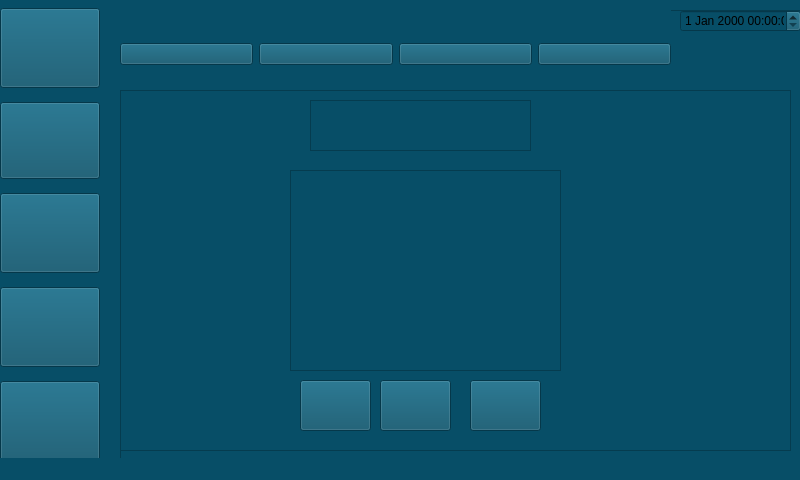
<?xml version="1.0" encoding="UTF-8"?>
<ui version="4.0">
 <class>MainWindow</class>
 <widget class="QMainWindow" name="MainWindow">
  <property name="geometry">
   <rect>
    <x>0</x>
    <y>0</y>
    <width>800</width>
    <height>480</height>
   </rect>
  </property>
  <property name="minimumSize">
   <size>
    <width>800</width>
    <height>480</height>
   </size>
  </property>
  <property name="maximumSize">
   <size>
    <width>800</width>
    <height>480</height>
   </size>
  </property>
  <property name="windowTitle">
   <string>MainWindow</string>
  </property>
  <property name="styleSheet">
   <string notr="true">background-color: rgb(7, 78, 103)</string>
  </property>
  <property name="iconSize">
   <size>
    <width>24</width>
    <height>24</height>
   </size>
  </property>
  <property name="documentMode">
   <bool>false</bool>
  </property>
  <widget class="QWidget" name="centralwidget">
   <widget class="QWidget" name="verticalLayoutWidget">
    <property name="geometry">
     <rect>
      <x>0</x>
      <y>0</y>
      <width>114</width>
      <height>473</height>
     </rect>
    </property>
    <layout class="QVBoxLayout" name="verticalLayout">
     <item>
      <widget class="QPushButton" name="pushButton">
       <property name="minimumSize">
        <size>
         <width>100</width>
         <height>80</height>
        </size>
       </property>
       <property name="maximumSize">
        <size>
         <width>100</width>
         <height>80</height>
        </size>
       </property>
       <property name="sizeIncrement">
        <size>
         <width>0</width>
         <height>0</height>
        </size>
       </property>
       <property name="text">
        <string/>
       </property>
       <property name="icon">
        <iconset>
         <normaloff>../../Desktop/projet ecran voiture/icon/gps2.png</normaloff>../../Desktop/projet ecran voiture/icon/gps2.png</iconset>
       </property>
       <property name="iconSize">
        <size>
         <width>100</width>
         <height>83</height>
        </size>
       </property>
      </widget>
     </item>
     <item>
      <widget class="QPushButton" name="pushButton_3">
       <property name="minimumSize">
        <size>
         <width>100</width>
         <height>77</height>
        </size>
       </property>
       <property name="maximumSize">
        <size>
         <width>100</width>
         <height>77</height>
        </size>
       </property>
       <property name="font">
        <font>
         <family>Nirmala UI</family>
        </font>
       </property>
       <property name="text">
        <string/>
       </property>
       <property name="icon">
        <iconset>
         <normaloff>../../Desktop/projet ecran voiture/icon/musique2.png</normaloff>../../Desktop/projet ecran voiture/icon/musique2.png</iconset>
       </property>
       <property name="iconSize">
        <size>
         <width>97</width>
         <height>65</height>
        </size>
       </property>
       <property name="checkable">
        <bool>false</bool>
       </property>
       <property name="autoDefault">
        <bool>false</bool>
       </property>
      </widget>
     </item>
     <item>
      <widget class="QPushButton" name="pushButton_2">
       <property name="minimumSize">
        <size>
         <width>100</width>
         <height>74</height>
        </size>
       </property>
       <property name="maximumSize">
        <size>
         <width>100</width>
         <height>80</height>
        </size>
       </property>
       <property name="text">
        <string/>
       </property>
       <property name="icon">
        <iconset>
         <normaloff>../../Desktop/projet ecran voiture/icon/telephoone.png</normaloff>../../Desktop/projet ecran voiture/icon/telephoone.png</iconset>
       </property>
       <property name="iconSize">
        <size>
         <width>100</width>
         <height>70</height>
        </size>
       </property>
      </widget>
     </item>
     <item>
      <widget class="QPushButton" name="pushButton_5">
       <property name="minimumSize">
        <size>
         <width>100</width>
         <height>80</height>
        </size>
       </property>
       <property name="maximumSize">
        <size>
         <width>100</width>
         <height>80</height>
        </size>
       </property>
       <property name="text">
        <string/>
       </property>
       <property name="icon">
        <iconset>
         <normaloff>../../Desktop/projet ecran voiture/icon/voiture.png</normaloff>../../Desktop/projet ecran voiture/icon/voiture.png</iconset>
       </property>
       <property name="iconSize">
        <size>
         <width>100</width>
         <height>80</height>
        </size>
       </property>
      </widget>
     </item>
     <item>
      <widget class="QPushButton" name="pushButton_4">
       <property name="minimumSize">
        <size>
         <width>100</width>
         <height>80</height>
        </size>
       </property>
       <property name="maximumSize">
        <size>
         <width>100</width>
         <height>80</height>
        </size>
       </property>
       <property name="text">
        <string/>
       </property>
       <property name="icon">
        <iconset>
         <normaloff>../../Desktop/projet ecran voiture/icon/parameter-icon-25.jpg</normaloff>../../Desktop/projet ecran voiture/icon/parameter-icon-25.jpg</iconset>
       </property>
       <property name="iconSize">
        <size>
         <width>100</width>
         <height>80</height>
        </size>
       </property>
      </widget>
     </item>
    </layout>
   </widget>
   <widget class="QFrame" name="GPS">
    <property name="geometry">
     <rect>
      <x>120</x>
      <y>10</y>
      <width>681</width>
      <height>441</height>
     </rect>
    </property>
    <property name="frameShape">
     <enum>QFrame::StyledPanel</enum>
    </property>
    <property name="frameShadow">
     <enum>QFrame::Raised</enum>
    </property>
    <widget class="QDateEdit" name="dateEdit">
     <property name="geometry">
      <rect>
       <x>570</x>
       <y>10</y>
       <width>110</width>
       <height>22</height>
      </rect>
     </property>
    </widget>
    <widget class="QLineEdit" name="lineEdit">
     <property name="geometry">
      <rect>
       <x>30</x>
       <y>10</y>
       <width>471</width>
       <height>41</height>
      </rect>
     </property>
    </widget>
    <widget class="QPushButton" name="pushButton_6">
     <property name="geometry">
      <rect>
       <x>510</x>
       <y>10</y>
       <width>51</width>
       <height>41</height>
      </rect>
     </property>
     <property name="text">
      <string/>
     </property>
     <property name="icon">
      <iconset>
       <normaloff>../../Desktop/projet ecran voiture/icon/cherhcher.png</normaloff>../../Desktop/projet ecran voiture/icon/cherhcher.png</iconset>
     </property>
     <property name="iconSize">
      <size>
       <width>50</width>
       <height>35</height>
      </size>
     </property>
    </widget>
   </widget>
   <widget class="QFrame" name="telephone">
    <property name="geometry">
     <rect>
      <x>120</x>
      <y>10</y>
      <width>681</width>
      <height>441</height>
     </rect>
    </property>
    <property name="frameShape">
     <enum>QFrame::StyledPanel</enum>
    </property>
    <property name="frameShadow">
     <enum>QFrame::Raised</enum>
    </property>
    <widget class="QPushButton" name="pushButton_8">
     <property name="geometry">
      <rect>
       <x>80</x>
       <y>110</y>
       <width>161</width>
       <height>61</height>
      </rect>
     </property>
     <property name="text">
      <string>telephone</string>
     </property>
     <property name="autoExclusive">
      <bool>false</bool>
     </property>
     <property name="autoRepeatDelay">
      <number>307</number>
     </property>
    </widget>
   </widget>
   <widget class="QFrame" name="musique">
    <property name="geometry">
     <rect>
      <x>120</x>
      <y>10</y>
      <width>681</width>
      <height>451</height>
     </rect>
    </property>
    <property name="frameShape">
     <enum>QFrame::StyledPanel</enum>
    </property>
    <property name="frameShadow">
     <enum>QFrame::Raised</enum>
    </property>
    <widget class="QDateTimeEdit" name="dateTimeEdit">
     <property name="geometry">
      <rect>
       <x>560</x>
       <y>0</y>
       <width>121</width>
       <height>22</height>
      </rect>
     </property>
    </widget>
    <widget class="QFrame" name="ble_frame">
     <property name="geometry">
      <rect>
       <x>0</x>
       <y>80</y>
       <width>671</width>
       <height>361</height>
      </rect>
     </property>
     <property name="frameShape">
      <enum>QFrame::StyledPanel</enum>
     </property>
     <property name="frameShadow">
      <enum>QFrame::Raised</enum>
     </property>
     <widget class="QPushButton" name="pushButton_10">
      <property name="geometry">
       <rect>
        <x>180</x>
        <y>290</y>
        <width>71</width>
        <height>51</height>
       </rect>
      </property>
      <property name="text">
       <string/>
      </property>
      <property name="icon">
       <iconset>
        <normaloff>../../Desktop/projet ecran voiture/icon/images.png</normaloff>../../Desktop/projet ecran voiture/icon/images.png</iconset>
      </property>
      <property name="iconSize">
       <size>
        <width>40</width>
        <height>60</height>
       </size>
      </property>
     </widget>
     <widget class="QPushButton" name="pushButton_12">
      <property name="geometry">
       <rect>
        <x>260</x>
        <y>290</y>
        <width>71</width>
        <height>51</height>
       </rect>
      </property>
      <property name="text">
       <string/>
      </property>
      <property name="icon">
       <iconset>
        <normaloff>../../Desktop/projet ecran voiture/icon/téléchargement.png</normaloff>../../Desktop/projet ecran voiture/icon/téléchargement.png</iconset>
      </property>
      <property name="iconSize">
       <size>
        <width>40</width>
        <height>60</height>
       </size>
      </property>
     </widget>
     <widget class="QPushButton" name="pushButton_11">
      <property name="geometry">
       <rect>
        <x>350</x>
        <y>290</y>
        <width>71</width>
        <height>51</height>
       </rect>
      </property>
      <property name="baseSize">
       <size>
        <width>0</width>
        <height>2</height>
       </size>
      </property>
      <property name="text">
       <string/>
      </property>
      <property name="icon">
       <iconset>
        <normaloff>../../Desktop/projet ecran voiture/icon/images1.png</normaloff>../../Desktop/projet ecran voiture/icon/images1.png</iconset>
      </property>
      <property name="iconSize">
       <size>
        <width>40</width>
        <height>60</height>
       </size>
      </property>
      <property name="autoRepeatDelay">
       <number>301</number>
      </property>
     </widget>
     <widget class="QFrame" name="logo_album">
      <property name="geometry">
       <rect>
        <x>170</x>
        <y>80</y>
        <width>271</width>
        <height>201</height>
       </rect>
      </property>
      <property name="frameShape">
       <enum>QFrame::StyledPanel</enum>
      </property>
      <property name="frameShadow">
       <enum>QFrame::Raised</enum>
      </property>
     </widget>
     <widget class="QTextBrowser" name="textBrowser">
      <property name="geometry">
       <rect>
        <x>190</x>
        <y>10</y>
        <width>221</width>
        <height>51</height>
       </rect>
      </property>
     </widget>
    </widget>
    <widget class="QWidget" name="horizontalLayoutWidget">
     <property name="geometry">
      <rect>
       <x>0</x>
       <y>0</y>
       <width>551</width>
       <height>88</height>
      </rect>
     </property>
     <layout class="QHBoxLayout" name="horizontalLayout">
      <item>
       <widget class="QPushButton" name="ble_bouton">
        <property name="baseSize">
         <size>
          <width>90</width>
          <height>60</height>
         </size>
        </property>
        <property name="text">
         <string/>
        </property>
        <property name="icon">
         <iconset>
          <normalon>../../Desktop/projet ecran voiture/icon/png-clipart-bluetooth-icon-bluetooth-logo.png</normalon>
         </iconset>
        </property>
        <property name="iconSize">
         <size>
          <width>90</width>
          <height>60</height>
         </size>
        </property>
        <property name="autoRepeatDelay">
         <number>300</number>
        </property>
       </widget>
      </item>
      <item>
       <widget class="QPushButton" name="radio_bouton">
        <property name="baseSize">
         <size>
          <width>100</width>
          <height>60</height>
         </size>
        </property>
        <property name="text">
         <string/>
        </property>
        <property name="icon">
         <iconset>
          <normaloff>../../Desktop/projet ecran voiture/icon/radio.png</normaloff>../../Desktop/projet ecran voiture/icon/radio.png</iconset>
        </property>
        <property name="iconSize">
         <size>
          <width>90</width>
          <height>60</height>
         </size>
        </property>
       </widget>
      </item>
      <item>
       <widget class="QPushButton" name="pushButton_13">
        <property name="baseSize">
         <size>
          <width>100</width>
          <height>60</height>
         </size>
        </property>
        <property name="layoutDirection">
         <enum>Qt::LeftToRight</enum>
        </property>
        <property name="text">
         <string/>
        </property>
        <property name="icon">
         <iconset>
          <normaloff>../../Desktop/projet ecran voiture/icon/auxpng.png</normaloff>../../Desktop/projet ecran voiture/icon/auxpng.png</iconset>
        </property>
        <property name="iconSize">
         <size>
          <width>90</width>
          <height>60</height>
         </size>
        </property>
       </widget>
      </item>
      <item>
       <widget class="QPushButton" name="pushButton_9">
        <property name="text">
         <string/>
        </property>
        <property name="icon">
         <iconset>
          <normaloff>../../Desktop/projet ecran voiture/icon/parametre_audio.png</normaloff>../../Desktop/projet ecran voiture/icon/parametre_audio.png</iconset>
        </property>
        <property name="iconSize">
         <size>
          <width>90</width>
          <height>60</height>
         </size>
        </property>
       </widget>
      </item>
     </layout>
    </widget>
    <widget class="QFrame" name="radio_frame">
     <property name="geometry">
      <rect>
       <x>-20</x>
       <y>80</y>
       <width>691</width>
       <height>361</height>
      </rect>
     </property>
     <property name="frameShape">
      <enum>QFrame::StyledPanel</enum>
     </property>
     <property name="frameShadow">
      <enum>QFrame::Raised</enum>
     </property>
     <widget class="QScrollArea" name="scrollArea">
      <property name="geometry">
       <rect>
        <x>20</x>
        <y>10</y>
        <width>120</width>
        <height>341</height>
       </rect>
      </property>
      <property name="cursor" stdset="0">
       <cursorShape>ArrowCursor</cursorShape>
      </property>
      <property name="acceptDrops">
       <bool>false</bool>
      </property>
      <property name="widgetResizable">
       <bool>true</bool>
      </property>
      <widget class="QWidget" name="scrollAreaWidgetContents">
       <property name="geometry">
        <rect>
         <x>0</x>
         <y>0</y>
         <width>118</width>
         <height>339</height>
        </rect>
       </property>
       <widget class="QPushButton" name="RTL">
        <property name="geometry">
         <rect>
          <x>30</x>
          <y>10</y>
          <width>80</width>
          <height>21</height>
         </rect>
        </property>
        <property name="text">
         <string>RTL</string>
        </property>
       </widget>
       <widget class="QPushButton" name="RFM">
        <property name="geometry">
         <rect>
          <x>30</x>
          <y>40</y>
          <width>80</width>
          <height>21</height>
         </rect>
        </property>
        <property name="text">
         <string>RFM</string>
        </property>
       </widget>
       <widget class="QPushButton" name="NRJ">
        <property name="geometry">
         <rect>
          <x>30</x>
          <y>70</y>
          <width>80</width>
          <height>21</height>
         </rect>
        </property>
        <property name="contextMenuPolicy">
         <enum>Qt::PreventContextMenu</enum>
        </property>
        <property name="text">
         <string>NRJ</string>
        </property>
        <property name="autoRepeatInterval">
         <number>98</number>
        </property>
       </widget>
       <widget class="QPushButton" name="FUN_RADIO">
        <property name="geometry">
         <rect>
          <x>30</x>
          <y>130</y>
          <width>80</width>
          <height>21</height>
         </rect>
        </property>
        <property name="text">
         <string>FUN RADIO</string>
        </property>
       </widget>
       <widget class="QPushButton" name="VIRJIN">
        <property name="geometry">
         <rect>
          <x>30</x>
          <y>100</y>
          <width>80</width>
          <height>21</height>
         </rect>
        </property>
        <property name="text">
         <string>VIRJIN</string>
        </property>
       </widget>
       <widget class="QPushButton" name="pushButton_18">
        <property name="geometry">
         <rect>
          <x>30</x>
          <y>160</y>
          <width>80</width>
          <height>21</height>
         </rect>
        </property>
        <property name="text">
         <string>PushButton</string>
        </property>
       </widget>
       <widget class="QPushButton" name="pushButton_19">
        <property name="geometry">
         <rect>
          <x>30</x>
          <y>190</y>
          <width>80</width>
          <height>21</height>
         </rect>
        </property>
        <property name="text">
         <string>PushButton</string>
        </property>
       </widget>
       <widget class="QPushButton" name="pushButton_20">
        <property name="geometry">
         <rect>
          <x>30</x>
          <y>220</y>
          <width>80</width>
          <height>21</height>
         </rect>
        </property>
        <property name="text">
         <string>PushButton</string>
        </property>
       </widget>
       <widget class="QPushButton" name="pushButton_22">
        <property name="geometry">
         <rect>
          <x>30</x>
          <y>250</y>
          <width>80</width>
          <height>21</height>
         </rect>
        </property>
        <property name="text">
         <string>PushButton</string>
        </property>
       </widget>
       <widget class="QPushButton" name="pushButton_21">
        <property name="geometry">
         <rect>
          <x>30</x>
          <y>280</y>
          <width>80</width>
          <height>21</height>
         </rect>
        </property>
        <property name="text">
         <string>PushButton</string>
        </property>
       </widget>
       <widget class="QScrollBar" name="verticalScrollBar">
        <property name="geometry">
         <rect>
          <x>0</x>
          <y>0</y>
          <width>20</width>
          <height>341</height>
         </rect>
        </property>
        <property name="mouseTracking">
         <bool>false</bool>
        </property>
        <property name="orientation">
         <enum>Qt::Vertical</enum>
        </property>
       </widget>
       <widget class="QPushButton" name="pushButton_23">
        <property name="geometry">
         <rect>
          <x>30</x>
          <y>310</y>
          <width>80</width>
          <height>21</height>
         </rect>
        </property>
        <property name="text">
         <string>PushButton</string>
        </property>
       </widget>
      </widget>
     </widget>
     <widget class="QLCDNumber" name="lcdNumber">
      <property name="geometry">
       <rect>
        <x>150</x>
        <y>10</y>
        <width>111</width>
        <height>31</height>
       </rect>
      </property>
     </widget>
     <widget class="QDial" name="dial">
      <property name="geometry">
       <rect>
        <x>150</x>
        <y>260</y>
        <width>81</width>
        <height>91</height>
       </rect>
      </property>
     </widget>
    </widget>
    <zorder>dateTimeEdit</zorder>
    <zorder>horizontalLayoutWidget</zorder>
    <zorder>radio_frame</zorder>
    <zorder>ble_frame</zorder>
   </widget>
   <zorder>telephone</zorder>
   <zorder>verticalLayoutWidget</zorder>
   <zorder>GPS</zorder>
   <zorder>musique</zorder>
  </widget>
  <widget class="QStatusBar" name="statusbar"/>
 </widget>
 <resources/>
 <connections/>
</ui>
